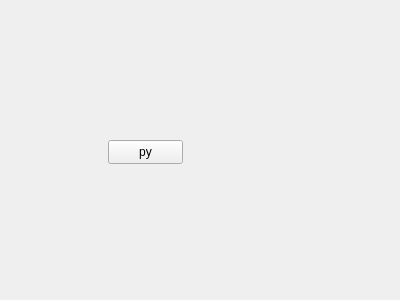
<?xml version="1.0" encoding="UTF-8"?>
<ui version="4.0">
 <class>Form</class>
 <widget class="QWidget" name="Form">
  <property name="geometry">
   <rect>
    <x>0</x>
    <y>0</y>
    <width>400</width>
    <height>300</height>
   </rect>
  </property>
  <property name="windowTitle">
   <string>Form</string>
  </property>
  <widget class="QPushButton" name="pushButton">
   <property name="enabled">
    <bool>true</bool>
   </property>
   <property name="geometry">
    <rect>
     <x>108</x>
     <y>140</y>
     <width>75</width>
     <height>24</height>
    </rect>
   </property>
   <property name="text">
    <string>py</string>
   </property>
   <property name="icon">
    <iconset theme="applications-science"/>
   </property>
  </widget>
 </widget>
 <resources/>
 <connections/>
</ui>
